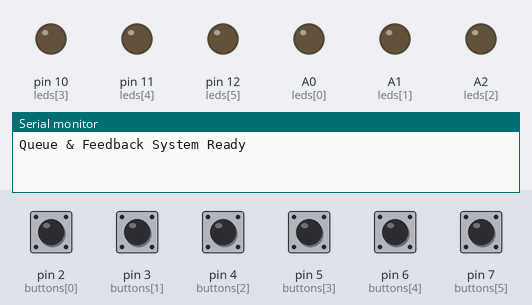
A sketch run on a simulated Arduino Uno, built with avr-gcc and run on an emulated ATmega328P. Parts: output pins drawn as LEDs (lit = HIGH), the last lines printed to the serial monitor. Inputs (shaded band) come from the test bench; at power-on: pin 2 (buttons[0]), pin 3 (buttons[1]), pin 4 (buttons[2]), pin 5 (buttons[3]), pin 6 (buttons[4]), pin 7 (buttons[5]) HIGH.

Above: at 1.2 s.
1.3 s: pin 2 (buttons[0]) pulled LOW for 0.15 s
At 1.37 s:
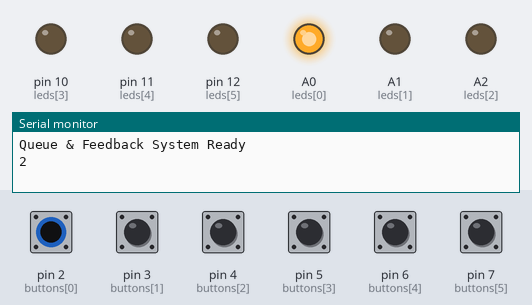
2.9 s: pin 3 (buttons[1]) pulled LOW for 0.15 s
At 2.97 s:
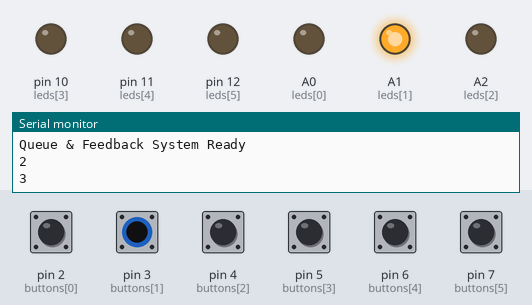
4.5 s: pin 4 (buttons[2]) pulled LOW for 0.15 s
At 4.57 s:
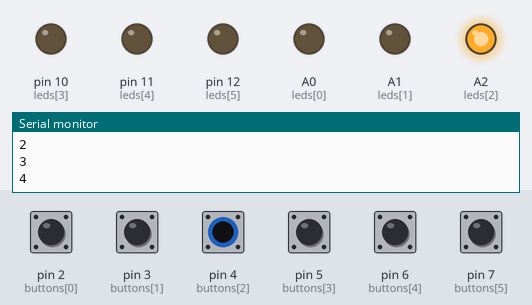
6.1 s: pin 5 (buttons[3]) pulled LOW for 0.15 s
At 6.17 s:
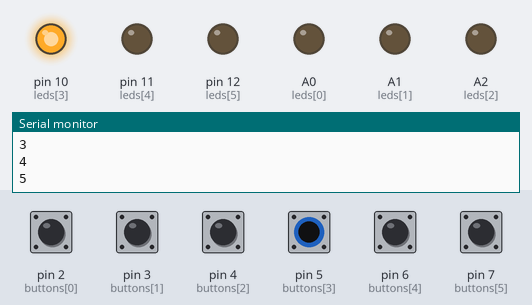
7.7 s: pin 6 (buttons[4]) pulled LOW for 0.15 s
At 7.77 s:
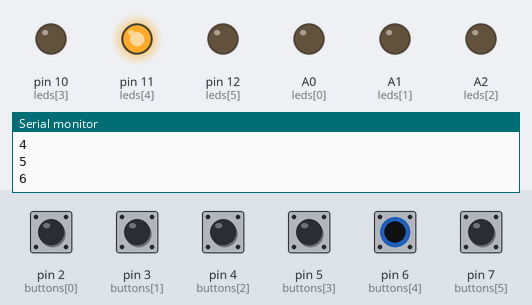
9.3 s: pin 7 (buttons[5]) pulled LOW for 0.15 s
At 9.37 s:
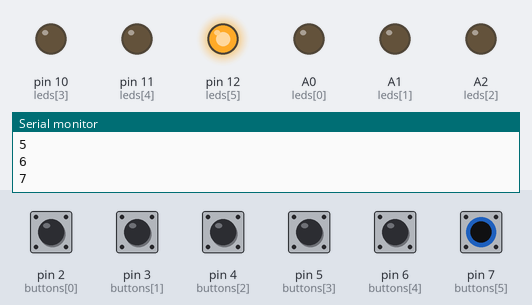
Timing chart, 0 to 11.9 s (numbered marks = the images above; inputs shaded):
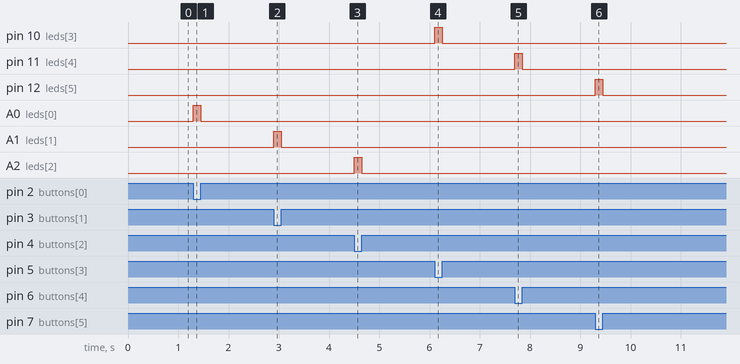

Measured:
- after the input at 1.3 s, A0 (leds[0]): LOW → HIGH at once, → LOW 0.15 s later
- after the input at 2.9 s, A1 (leds[1]): LOW → HIGH at once, → LOW 0.15 s later
- after the input at 4.5 s, A2 (leds[2]): LOW → HIGH at once, → LOW 0.15 s later
- after the input at 6.1 s, pin 10 (leds[3]): LOW → HIGH at once, → LOW 0.15 s later
- after the input at 7.7 s, pin 11 (leds[4]): LOW → HIGH at once, → LOW 0.15 s later
- after the input at 9.3 s, pin 12 (leds[5]): LOW → HIGH at once, → LOW 0.15 s later

The sketch:

DEMOQUEUEBUTTON_longpress.ino
```cpp
// Button input pins
const int buttons[] = {2, 3, 4, 5, 6, 7};

// LED output pins
const int leds[] = {A0, A1, A2, 10, 11, 12};

// Labels for Serial output
const char* labels[] = {"2", "3", "4", "5", "6", "7"};

// Debounce / delay settings
const unsigned long debounceDelay   = 50;   // ms (basic debounce)
const unsigned long nextPressDelay  = 500;  // ms (cooldown before next press)

//  Track button states
bool prevState[6] = {HIGH, HIGH, HIGH, HIGH, HIGH, HIGH};
unsigned long lastPress[6] = {0, 0, 0, 0, 0, 0};

void setup() {
  Serial.begin(9600);

  // Setup input pins with pull-up resistors
  for (int i = 0; i < 6; i++) {
    pinMode(buttons[i], INPUT_PULLUP);
    pinMode(leds[i], OUTPUT);
    digitalWrite(leds[i], LOW); // all LEDs off
  }

  Serial.println("Queue & Feedback System Ready");
}

void loop() {
  for (int i = 0; i < 6; i++) {
    checkButton(i);
  }
}

void checkButton(int i) {
  bool currentState = digitalRead(buttons[i]);

  // LED follows button state directly
  digitalWrite(leds[i], currentState == LOW ? HIGH : LOW);

  // Detect falling edge (button press) with cooldown
  if (prevState[i] == HIGH && currentState == LOW &&
      (millis() - lastPress[i]) > (debounceDelay + nextPressDelay)) {

    lastPress[i] = millis();
    Serial.println(labels[i]);
  }

  prevState[i] = currentState;
}
```
